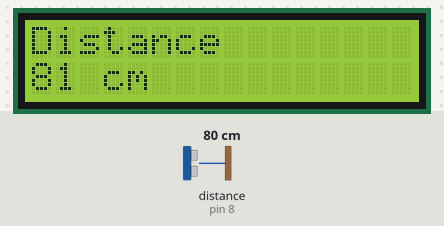
Bench run of a sketch on a simulated Arduino Uno, built with avr-gcc and run on an emulated ATmega328P. Shown: 16×2 character LCD. Inputs (shaded band) come from the test bench; at power-on: distance to the obstacle (sensor on pin 8) 80 cm. The echo pulse lasts 58.3 µs per cm; what the sketch prints to the serial monitor is not drawn.

Above: at 1.2 s.
1.3 s: distance to the obstacle (sensor on pin 8) set to 60 cm
4.3 s: distance to the obstacle (sensor on pin 8) set to 9 cm
At 4.9 s:
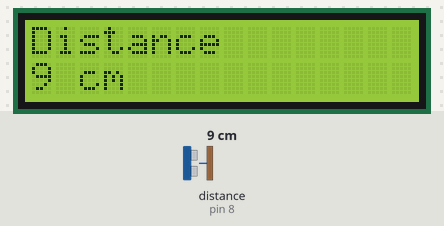
7.3 s: distance to the obstacle (sensor on pin 8) set to 18 cm
At 8.5 s:
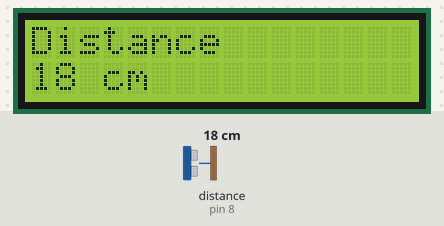
10.3 s: distance to the obstacle (sensor on pin 8) set to 9 cm
At 11.6 s:
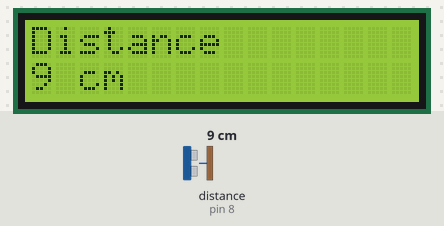
13.3 s: distance to the obstacle (sensor on pin 8) set to 18 cm
At 14.0 s:
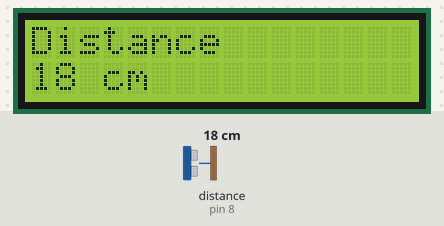
16.3 s: distance to the obstacle (sensor on pin 8) set to 9 cm
At 17.1 s:
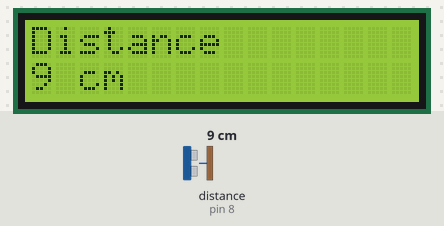
Timing chart, 0 to 19.3 s (numbered marks = the images above; inputs shaded):
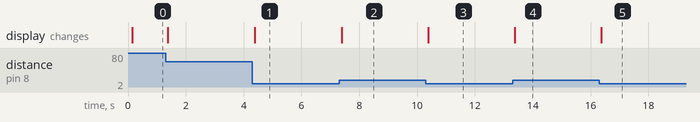

The sketch:

sketch.ino
```cpp
#include <Wire.h>
#include <LiquidCrystal_I2C.h>
#include <NewPing.h>

#define TRIGGER_PIN 9
#define ECHO_PIN 8
#define MAX_DISTANCE 200

LiquidCrystal_I2C lcd(0x27, 16, 2); // Adjust the address as necessary
NewPing sonar(TRIGGER_PIN, ECHO_PIN, MAX_DISTANCE);

void setup() {
    Serial.begin(9600); // Start the serial communication
    lcd.init(); // Initialize the LCD
    lcd.backlight(); // Turn on the backlight
    lcd.print("Distance");
}

void loop() {
    delay(50); // Wait for 50 milliseconds
    unsigned int distance = sonar.ping_cm(); // Measure distance in centimeters

    Serial.print("Distance: ");
    Serial.print(distance);
    Serial.println(" cm");

    lcd.setCursor(0, 1); // Set the cursor to the second line
    lcd.print("                "); // Clear the line
    lcd.setCursor(0, 1); // Set the cursor to the second line again
    lcd.print(distance);
    lcd.print(" cm");
}
```

Measured:
- after the input at 4.3 s, the display: changes after 0.09 s (image 1)
- after the input at 7.3 s, the display: changes after 0.09 s (image 2)
- after the input at 10.3 s, the display: changes after 0.08 s (image 3)
- after the input at 13.3 s, the display: changes after 0.08 s (image 4)
- after the input at 16.3 s, the display: changes after 0.07 s (image 5)
